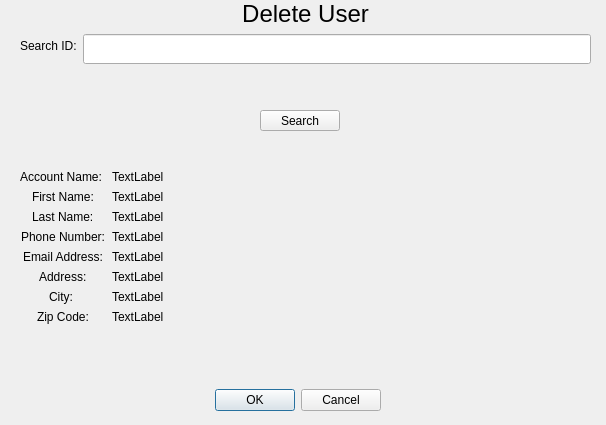
<?xml version="1.0" encoding="UTF-8"?>
<ui version="4.0">
 <class>DeleteUser</class>
 <widget class="QDialog" name="DeleteUser">
  <property name="geometry">
   <rect>
    <x>0</x>
    <y>0</y>
    <width>606</width>
    <height>425</height>
   </rect>
  </property>
  <property name="windowTitle">
   <string>Dialog</string>
  </property>
  <widget class="QWidget" name="formLayoutWidget">
   <property name="geometry">
    <rect>
     <x>20</x>
     <y>0</y>
     <width>571</width>
     <height>121</height>
    </rect>
   </property>
   <layout class="QFormLayout" name="formLayout">
    <property name="labelAlignment">
     <set>Qt::AlignLeading|Qt::AlignLeft|Qt::AlignVCenter</set>
    </property>
    <property name="formAlignment">
     <set>Qt::AlignHCenter|Qt::AlignTop</set>
    </property>
    <item row="1" column="0" colspan="2">
     <widget class="QLabel" name="titleLabel">
      <property name="font">
       <font>
        <pointsize>18</pointsize>
       </font>
      </property>
      <property name="text">
       <string>Delete User</string>
      </property>
      <property name="alignment">
       <set>Qt::AlignCenter</set>
      </property>
     </widget>
    </item>
    <item row="7" column="1">
     <widget class="QLineEdit" name="idTextbox">
      <property name="minimumSize">
       <size>
        <width>400</width>
        <height>30</height>
       </size>
      </property>
      <property name="maximumSize">
       <size>
        <width>16777215</width>
        <height>400</height>
       </size>
      </property>
     </widget>
    </item>
    <item row="7" column="0">
     <widget class="QLabel" name="idLabel">
      <property name="text">
       <string>Search ID:</string>
      </property>
     </widget>
    </item>
   </layout>
  </widget>
  <widget class="QDialogButtonBox" name="buttonBox">
   <property name="geometry">
    <rect>
     <x>160</x>
     <y>380</y>
     <width>221</width>
     <height>41</height>
    </rect>
   </property>
   <property name="standardButtons">
    <set>QDialogButtonBox::Cancel|QDialogButtonBox::Ok</set>
   </property>
  </widget>
  <widget class="QWidget" name="formLayoutWidget_2">
   <property name="geometry">
    <rect>
     <x>20</x>
     <y>170</y>
     <width>571</width>
     <height>171</height>
    </rect>
   </property>
   <layout class="QFormLayout" name="formLayout_2">
    <property name="labelAlignment">
     <set>Qt::AlignCenter</set>
    </property>
    <property name="formAlignment">
     <set>Qt::AlignHCenter|Qt::AlignTop</set>
    </property>
    <item row="2" column="0">
     <widget class="QLabel" name="accountNameLabel">
      <property name="text">
       <string>Account Name: </string>
      </property>
     </widget>
    </item>
    <item row="3" column="0">
     <widget class="QLabel" name="fNameLabel">
      <property name="text">
       <string>First Name:</string>
      </property>
     </widget>
    </item>
    <item row="4" column="0">
     <widget class="QLabel" name="lNameLabel">
      <property name="text">
       <string>Last Name:</string>
      </property>
     </widget>
    </item>
    <item row="3" column="1">
     <widget class="QLabel" name="foundFName">
      <property name="text">
       <string>TextLabel</string>
      </property>
     </widget>
    </item>
    <item row="4" column="1">
     <widget class="QLabel" name="foundLName">
      <property name="text">
       <string>TextLabel</string>
      </property>
     </widget>
    </item>
    <item row="2" column="1">
     <widget class="QLabel" name="foundAccountName">
      <property name="text">
       <string>TextLabel</string>
      </property>
     </widget>
    </item>
    <item row="5" column="0">
     <widget class="QLabel" name="phoneLabel">
      <property name="text">
       <string>Phone Number:</string>
      </property>
     </widget>
    </item>
    <item row="6" column="0">
     <widget class="QLabel" name="emailLabel">
      <property name="text">
       <string>Email Address:</string>
      </property>
     </widget>
    </item>
    <item row="7" column="0">
     <widget class="QLabel" name="addressLabel">
      <property name="text">
       <string>Address:</string>
      </property>
     </widget>
    </item>
    <item row="9" column="0">
     <widget class="QLabel" name="zipLabel">
      <property name="text">
       <string>Zip Code:</string>
      </property>
     </widget>
    </item>
    <item row="8" column="0">
     <widget class="QLabel" name="cityLabel">
      <property name="text">
       <string>City: </string>
      </property>
     </widget>
    </item>
    <item row="8" column="1">
     <widget class="QLabel" name="foundCity">
      <property name="text">
       <string>TextLabel</string>
      </property>
     </widget>
    </item>
    <item row="9" column="1">
     <widget class="QLabel" name="foundZip">
      <property name="text">
       <string>TextLabel</string>
      </property>
     </widget>
    </item>
    <item row="7" column="1">
     <widget class="QLabel" name="foundAddress">
      <property name="text">
       <string>TextLabel</string>
      </property>
     </widget>
    </item>
    <item row="6" column="1">
     <widget class="QLabel" name="foundEmail">
      <property name="text">
       <string>TextLabel</string>
      </property>
     </widget>
    </item>
    <item row="5" column="1">
     <widget class="QLabel" name="foundPhone">
      <property name="text">
       <string>TextLabel</string>
      </property>
     </widget>
    </item>
   </layout>
  </widget>
  <widget class="QPushButton" name="searchButton">
   <property name="geometry">
    <rect>
     <x>260</x>
     <y>110</y>
     <width>80</width>
     <height>21</height>
    </rect>
   </property>
   <property name="text">
    <string>Search</string>
   </property>
  </widget>
 </widget>
 <resources/>
 <connections>
  <connection>
   <sender>buttonBox</sender>
   <signal>accepted()</signal>
   <receiver>DeleteUser</receiver>
   <slot>accept()</slot>
   <hints>
    <hint type="sourcelabel">
     <x>270</x>
     <y>400</y>
    </hint>
    <hint type="destinationlabel">
     <x>302</x>
     <y>212</y>
    </hint>
   </hints>
  </connection>
  <connection>
   <sender>buttonBox</sender>
   <signal>rejected()</signal>
   <receiver>DeleteUser</receiver>
   <slot>reject()</slot>
   <hints>
    <hint type="sourcelabel">
     <x>270</x>
     <y>400</y>
    </hint>
    <hint type="destinationlabel">
     <x>302</x>
     <y>212</y>
    </hint>
   </hints>
  </connection>
 </connections>
</ui>
